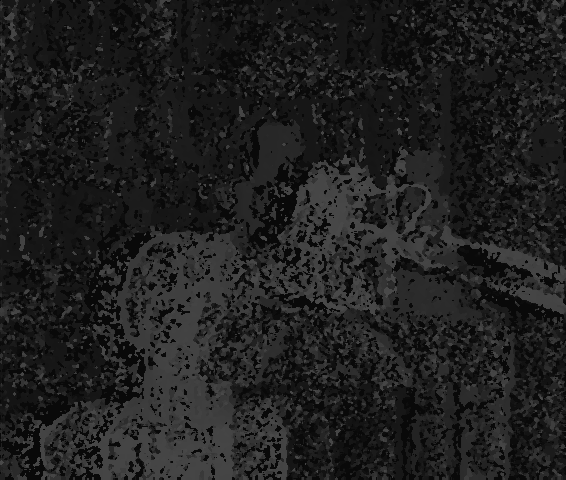
#> input picture data/new/noisy_0.png, 566 x 480 px, given as the content of the folder data/input/left, which was not available
$ python utils.py
#> lines starting #> are read from the running program, lines starting #| are printed output that depends on the picture; pictures that were not available may be replaced by others from this repository, and a replacement may not be noted
import os
import glob
import numpy as np
import cv2
from matplotlib import pyplot as plt

def get_opencv_depth_images(left_images,
                            right_images,
                            focal_length=615.,
                            baseline=100,
                            numDisparities=32,
                            blockSize=13,
                            minDisparity=10):
#> called with focal_length = 615, baseline = 100, numDisparities = 64, blockSize = 5, minDisparity = 10
	depth_images = []
	masks = []
	disparities = []
	index = 0
	noise_typ = "gauss"
	for L_path, R_path in zip(left_images, right_images):
			print(L_path, R_path)
			imgL = cv2.imread(L_path)
#> imgL is the input picture: shape (480, 566, 3); min 9, max 73, mean 31
			imgR = cv2.imread(R_path)

			imgL_noisy = cv2.cvtColor(noisy(imgL, noise_typ), cv2.COLOR_BGR2GRAY)
			imgR_noisy = cv2.cvtColor(noisy(imgR, noise_typ), cv2.COLOR_BGR2GRAY)
#> call 2 of noisy, with noise_typ = 'gauss'
#> in noisy (call 2), `noisy = image + gauss`:
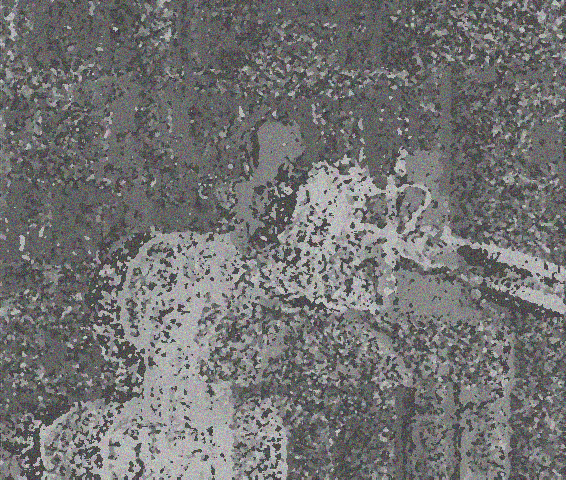
#> noisy: shape (480, 566, 3) float64; mean B, G, R 40.9, 41, 41; drawn with min black and max white
#> in noisy (call 2), `return noisy.astype('uint8')`:
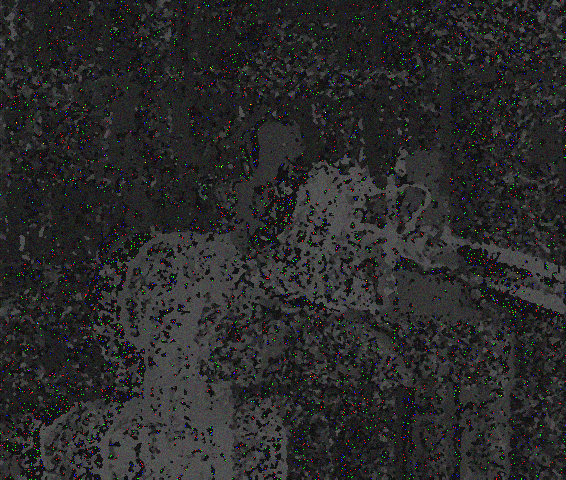
#> returned value: shape (480, 566, 3); mean of channels 0, 1, 2 41.8, 41.8, 41.9; drawn as B, G, R
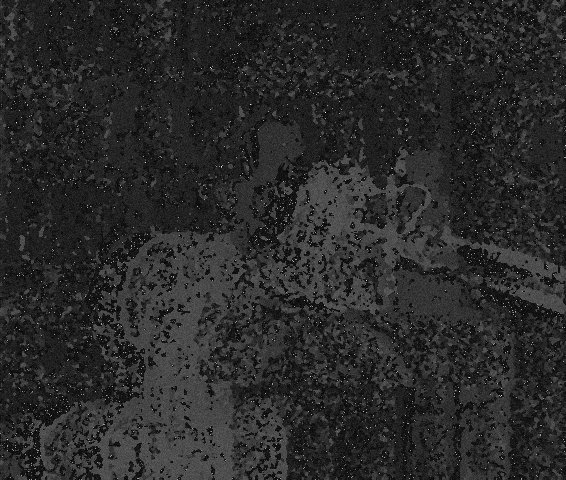
#> imgR_noisy: shape (480, 566); min 0, max 251, mean 41.8

			plt.imshow(imgL_noisy)
			plt.show()
			stereo = cv2.StereoSGBM_create(minDisparity=minDisparity, numDisparities=numDisparities, blockSize=blockSize)
			disparity = stereo.compute(imgL_noisy,imgR_noisy)
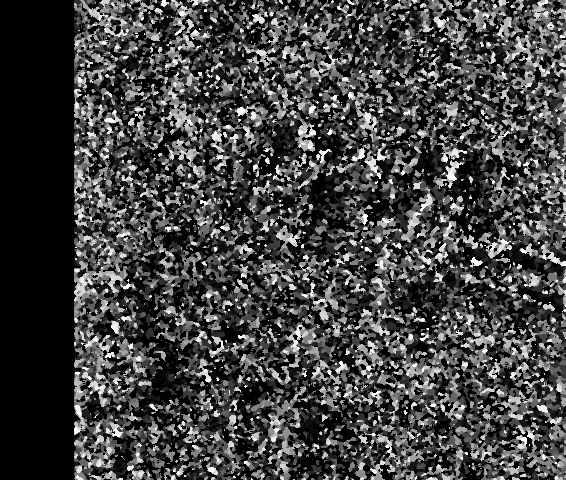
#> disparity: shape (480, 566) int16; min 144, max 1168, mean 410; drawn with min black and max white
			disparity = disparity[:, numDisparities + minDisparity:]
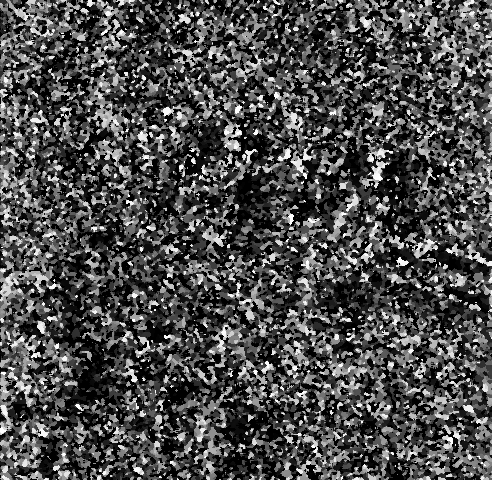
#> disparity: shape (480, 492) int16; min 144, max 1168, mean 450.1; drawn with min black and max white

			disparity = disparity//16
			mask = disparity==(minDisparity - 1)
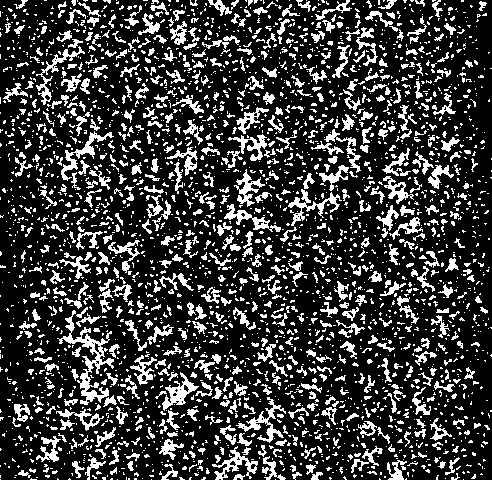
#> mask: shape (480, 492) bool; 22.9% white in thin lines or dots
			# [7 lines of commented-out code are left out]
			masks.append(mask)
			disparities.append(disparity)

			cv2.imwrite('data/new/noisy_%d.png'%(index), disparity)
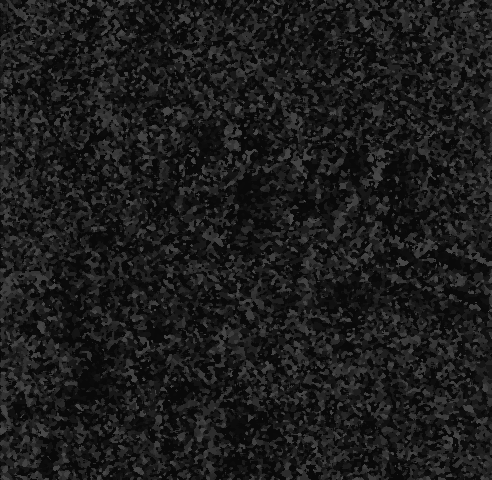
#> saved as noisy_0.png: shape (480, 492); min 9, max 73, mean 27.8
			cv2.imwrite('data/new/noisy_mask_%d.png'%(index), 255*mask.astype('uint8'))

			index += 1
	return masks, disparities

def noisy(image, noise_typ):
	if noise_typ == "gauss":
		row,col,ch= image.shape
		mean = 10
		var = 100
		sigma = var**0.5
		gauss = np.random.normal(mean,sigma,(row,col,ch))
		gauss = gauss.reshape(row,col,ch)
		noisy = image + gauss
		return noisy.astype('uint8')
	elif noise_typ == "s&p":
		row,col,ch = image.shape
		s_vs_p = 0.5
		amount = 0.004
		out = np.copy(image)
		# Salt mode
		num_salt = np.ceil(amount * image.size * s_vs_p)
		coords = [np.random.randint(0, i - 1, int(num_salt))
				    for i in image.shape]
		out[coords] = 1

		# Pepper mode
		num_pepper = np.ceil(amount* image.size * (1. - s_vs_p))
		coords = [np.random.randint(0, i - 1, int(num_pepper))
				    for i in image.shape]
		out[coords] = 0
		return out
	elif noise_typ == "poisson":
		vals = len(np.unique(image))
		vals = 2 ** np.ceil(np.log2(vals))
		noisy = np.random.poisson(image * vals) / float(vals)
		return noisy
	elif noise_typ =="speckle":
		row,col,ch = image.shape
		gauss = np.random.randn(row,col,ch)
		gauss = gauss.reshape(row,col,ch)
		noisy = image + image * gauss
		return noisy

def depth_xml_to_images(depth_xml_paths):
    images = []
    for depth_xml_path in depth_xml_paths:
        cv_file = cv2.FileStorage(depth_xml_path, cv2.FILE_STORAGE_READ)
        image = cv_file.getNode("depth").mat()
        images.append(image)
def psnr(input_depth_image, target_depth_image):
    mse = np.mean( (input_depth_image - target_depth_image)** 2)
    return 20 * np.log(1.0 / np.sqrt(mse))


if __name__=='__main__':

# [8 lines of commented-out code are left out]


    focal_length = 615
    baseline = 100.0
    left_images   = glob.glob('data/input/left/*') #['data/tsukuba_l.png']#
    right_images  = glob.glob('data/input/right/*')#['data/tsukuba_r.png']#
    left_images.sort()
    right_images.sort()
    block_sizes = [5]#[5, 11, 17, 21]
    n_disparities =[64]# [16, 32, 64]
    min_disparities = [0, 10, 20]
    for bs in block_sizes:
        for nd in n_disparities:
            print('I am using % d blockSize and %d number of disparities'%(bs, nd))
            masks, disparities = get_opencv_depth_images(left_images,
                                                         right_images,
                                                         focal_length=focal_length,
                                                         baseline=baseline,
                                                         numDisparities=nd,
                                                         blockSize=bs)
#> masks = 1 item; disparities = 1 item

$ run again, on data/new/noisy_4.png
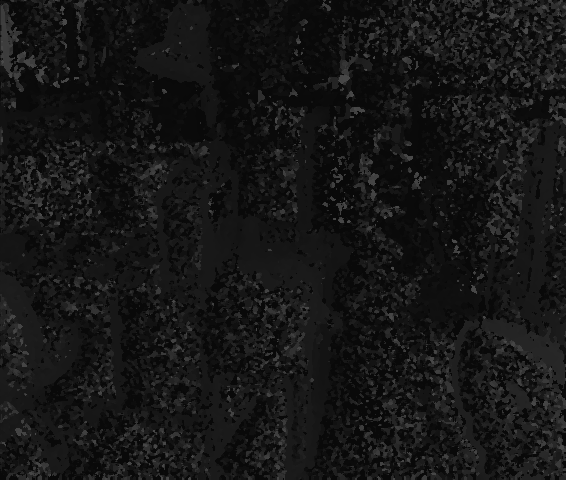
#> input picture data/new/noisy_4.png, 566 x 480 px, given as the content of the folder data/input/left, which was not available
#> in get_opencv_depth_images, imgL is the input picture: shape (480, 566, 3); min 9, max 73, mean 21.5
#> in get_opencv_depth_images, `mask = disparity==(minDisparity - 1)`:
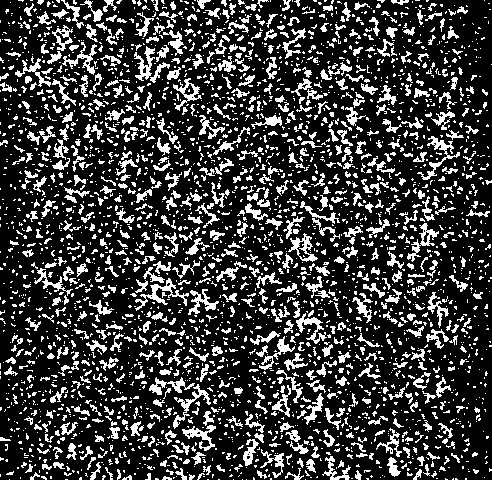
#> mask: shape (480, 492) bool; 23.1% white in thin lines or dots
#> in get_opencv_depth_images, `cv2.imwrite('data/new/noisy_%d.png'%(index), disparity)`:
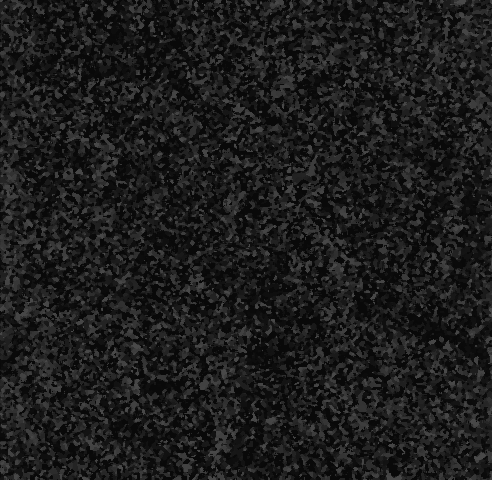
#> saved as noisy_0.png: shape (480, 492); min 9, max 73, mean 28
#> masks = 1 item

$ run again, on data/new/noisy_5.png
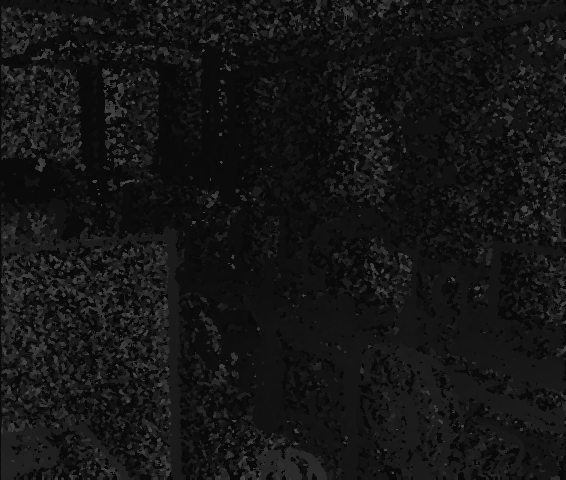
#> input picture data/new/noisy_5.png, 566 x 480 px, given as the content of the folder data/input/left, which was not available
#> in get_opencv_depth_images, imgL is the input picture: shape (480, 566, 3); min 9, max 73, mean 20.7
#> in get_opencv_depth_images, `mask = disparity==(minDisparity - 1)`:
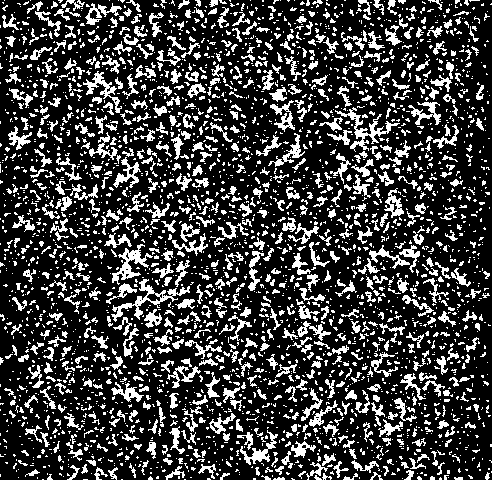
#> mask: shape (480, 492) bool; 24.3% white in thin lines or dots
#> in get_opencv_depth_images, `cv2.imwrite('data/new/noisy_%d.png'%(index), disparity)`:
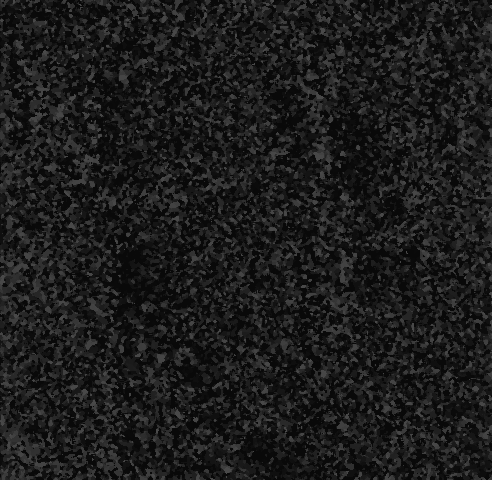
#> saved as noisy_0.png: shape (480, 492); min 9, max 73, mean 27.4
#> masks = 1 item

$ run again, on data/new/noisy_6.png
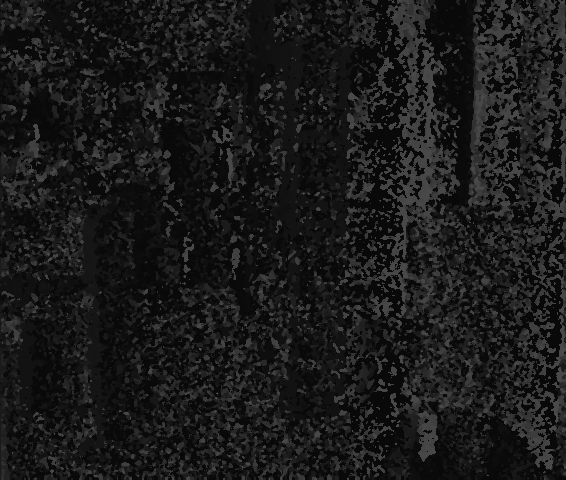
#> input picture data/new/noisy_6.png, 566 x 480 px, given as the content of the folder data/input/left, which was not available
#> in get_opencv_depth_images, imgL is the input picture: shape (480, 566, 3); min 9, max 73, mean 25.8
#> mask: shape (480, 492) bool; 21.6% white in thin lines or dots
#> in get_opencv_depth_images, `cv2.imwrite('data/new/noisy_%d.png'%(index), disparity)`:
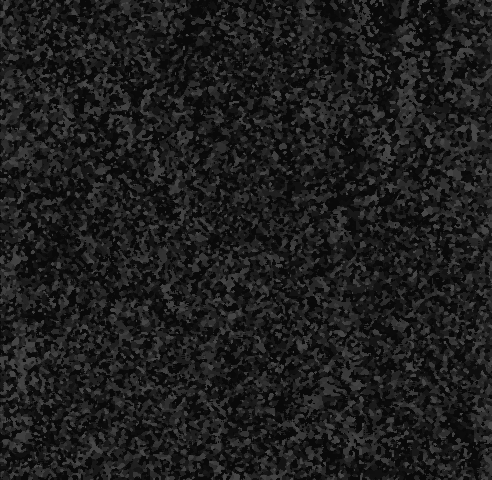
#> saved as noisy_0.png: shape (480, 492); min 9, max 73, mean 29.4
#> masks = 1 item
